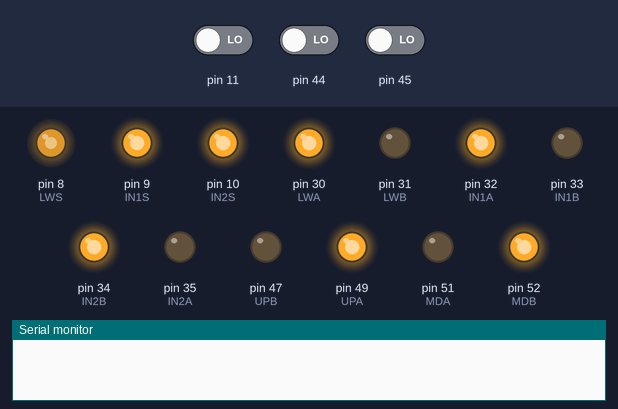
This sketch was run on a simulated Arduino Mega 2560, built with avr-gcc and run on an emulated ATmega2560. On the bench: output pins drawn as LEDs (lit = HIGH), the last lines printed to the serial monitor. Inputs (shaded band) come from the test bench; at power-on: pin 11 LOW, pin 44 LOW, pin 45 LOW.

Above: at 0.05 s.
At 2.05 s:
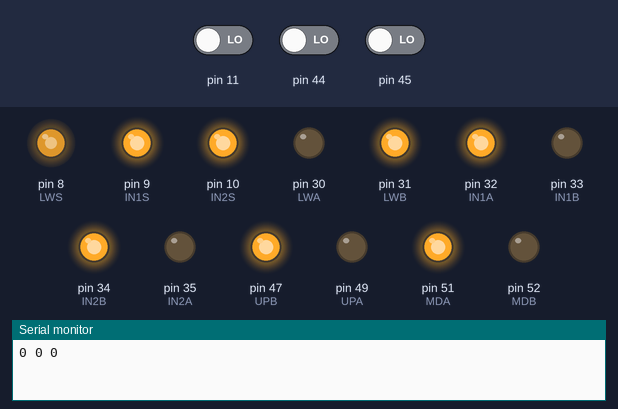
Timing chart, 0 to 3.0 s (numbered marks = the images above):
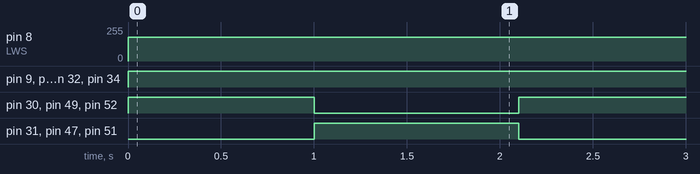

The sketch:

micro_test.ino
```cpp
#define IN1S 9
#define IN1A 32
#define IN1B 33
#define IN2S 10
#define IN2A 35
#define IN2B 34

#define UPA 49
#define UPB 47
#define MDA 51
#define MDB 52
#define LWS 8
#define LWA 30
#define LWB 31

void setup(){
    pinMode(IN1S, OUTPUT);
    pinMode(IN1A, OUTPUT); //intake
    pinMode(IN1B, OUTPUT);
    pinMode(IN2S, OUTPUT);
    pinMode(IN2A, OUTPUT);
    pinMode(IN2B, OUTPUT);

    pinMode(UPA, OUTPUT); //almacen
    pinMode(UPB, OUTPUT);
    pinMode(MDA, OUTPUT);
    pinMode(MDB, OUTPUT);
    pinMode(LWS, OUTPUT);
    pinMode(LWA, OUTPUT);
    pinMode(LWB, OUTPUT);

    pinMode(45, INPUT);
    pinMode(44, INPUT);
    Serial.begin(9600);
}

void loop(){
    analogWrite(IN1S, 255); //intake
    analogWrite(IN2S, 255);
    digitalWrite(IN1A, HIGH);
    digitalWrite(IN1B, LOW);
    digitalWrite(IN2A, LOW);
    digitalWrite(IN2B, HIGH);

    //pin 1 adelante, pin 2 atras
    analogWrite(LWS, 180);
    digitalWrite(LWA, true); //abajo
    digitalWrite(LWB, !true);
    analogWrite(MDA, 0);     //arriba
    analogWrite(MDB, 180);
    analogWrite(UPA, 200);  //medio
    analogWrite(UPB, 0);
    delay(1000);
    digitalWrite(LWA, 0); //abajo
    digitalWrite(LWB, 1);
    analogWrite(MDA, 180);     //arriba
    analogWrite(MDB, 0);
    analogWrite(UPA, 0);  //medio
    analogWrite(UPB, 200);
    delay(1000);
    //analogWrite(35, 150);     //medio
    //analogWrite(36, 0);
    /*delay(1000);
    analogWrite(35, 0);     //medio
    analogWrite(36, 150);
    delay(1000);*/
    //analogWrite(37, 180);  //arriba
    //analogWrite(38, 0);

    Serial.print(digitalRead(45)); //limit
    Serial.print(" ");
    Serial.print(digitalRead(44)); // cubo
    Serial.print(" ");
    Serial.println(digitalRead(11)); // limit
    delay(100);
}
```

Measured:
- by itself, pin 8 (LWS): 0/255 → 180/255 at 0.00 s
- by itself, pin 9 (IN1S), pin 10 (IN2S), pin 32 (IN1A), pin 34 (IN2B): LOW → HIGH at 0.00 s
- by itself, pin 30 (LWA), pin 49 (UPA), pin 52 (MDB): alternates HIGH for 1.0 s and LOW for 1.1 s
- by itself, pin 31 (LWB), pin 47 (UPB), pin 51 (MDA): alternates HIGH for 1.1 s and LOW for 1.0 s
